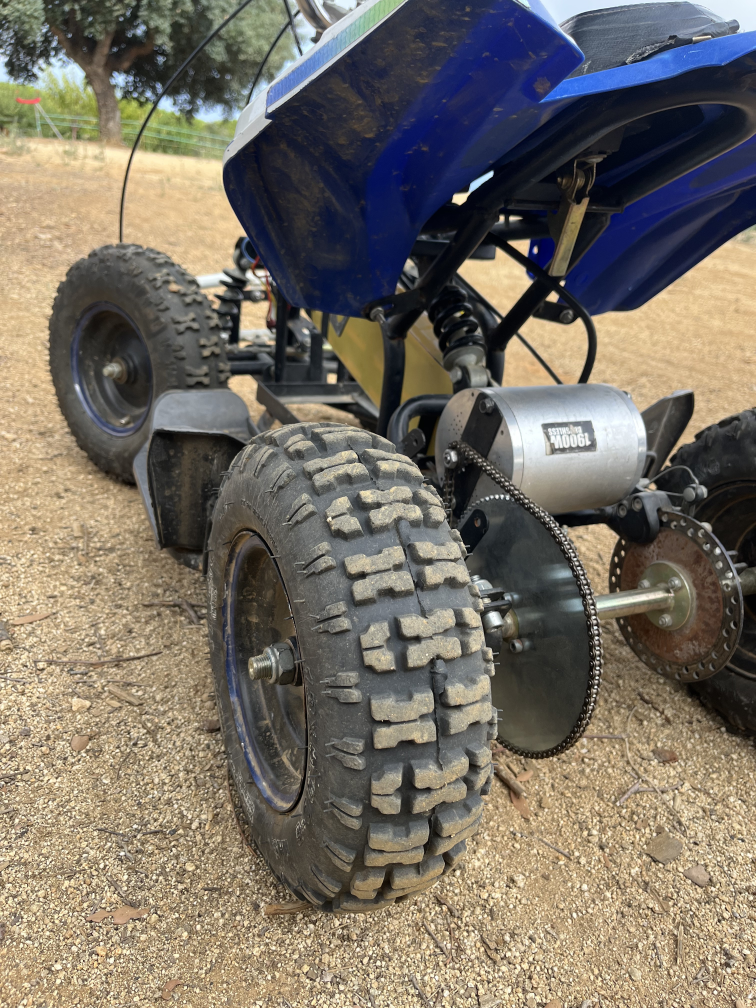
#> input picture 01_plan/presentations/assets/photos/IMG_7300.jpg, 3024 x 4032 px (shown at 1/4 size)
$ python _figures_c01.py
#> lines starting #> are read from the running program, lines starting #| are printed output that depends on the picture
### 01_plan/presentations/_brand.py
"""Brand system for OFF-ROAD EV PLATFORM decks.

Single source of truth for colours, fonts and slide geometry. Both the figure
generator (_figures.py) and the deck builder (C00_kickoff.py) import from here,
so a colour is never written twice.

Derived from the DYN-09 corporate template (photo strip / blue title band /
body / blue footer) with the palette re-anchored on the vehicle's own blue,
sampled from 09_assets/photos/IMG_7163.jpg.
"""

# --------------------------------------------------------------------------
# Palette
# --------------------------------------------------------------------------
BLUE = "1D4E9C"      # primary. Bands, headers, key figures.
BLUE_DK = "0F2E63"   # cover, section dividers, statement slide
BLUE_LT = "E8EFF9"   # tinted card fill
CYAN = "2E9BD6"      # accent, kept from DYN-09
INK = "14181F"       # body text on white
GREY = "6B7480"      # secondary text, captions
PANEL = "F2F5F9"     # card fill on white
LINE = "CBD5E1"      # hairlines, table borders
WHITE = "FFFFFF"

OK = "2E7D32"        # MEASURED / confirmed
WARN = "E29A2C"      # ESTIMATE / open
RISK = "C0392B"      # finding / risk

# Status tag -> colour, used for the MEASURED/ESTIMATE/CONFIG/ASSUMED chips
TAG = {
    "MEASURED": OK,
    "VESC EST.": WARN,
    "VESC ESTIMATE": WARN,
    "CONFIG": RISK,
    "ASSUMED": GREY,
    "MISSING": RISK,
    "OPEN": RISK,
}


def rgb(hexstr):
    """'1D4E9C' -> (29, 78, 156). For python-pptx RGBColor."""
    return tuple(int(hexstr[i:i + 2], 16) for i in (0, 2, 4))


def mpl(hexstr):
    """'1D4E9C' -> '#1D4E9C'. For matplotlib."""
    return "#" + hexstr


# --------------------------------------------------------------------------
# Typography
# --------------------------------------------------------------------------
FONT = "Arial"       # DYN-09 major font; ships with Office, safe metrics

SZ_TITLE = 26        # slide title, in the blue band
SZ_COVER = 40        # cover title
SZ_H2 = 15           # block header inside the body
SZ_BODY = 12         # body text
SZ_SMALL = 10        # captions, sources
SZ_TAG = 8           # status chips
SZ_STAT = 30         # big number callouts
SZ_FOOT = 8          # footer

# --------------------------------------------------------------------------
# Geometry, in inches. Slide is 10.0 x 5.625 (16:9), same as DYN-09.
# --------------------------------------------------------------------------
W = 10.0
H = 5.625

STRIP_H = 1.4625     # top photo band              0.000 -> 1.4625  (26 %)
BAND_Y = 1.4625      # blue title band
BAND_H = 0.4800      #                             1.4625 -> 1.9425
BODY_Y = 1.9425      # white body
FOOT_Y = 5.1400      # blue footer band
FOOT_H = H - FOOT_Y  # 0.485

BODY_H = FOOT_Y - BODY_Y          # 3.1975, layout "standard"
TALL_Y = BAND_H                   # layout "tall": band at the very top
TALL_BODY_Y = BAND_H + 0.10
TALL_BODY_H = FOOT_Y - TALL_BODY_Y

M = 0.62             # left/right margin, matches DYN-09 title indent
CW = W - 2 * M       # content width, 8.76

BADGE_W = 1.15       # chevron badge, top-left
BADGE_H = 1.30

### 01_plan/presentations/_figures_c01.py
"""Figures for the C01 review deck.

Every number is read from the CSVs written by
04_model/scripts/run_predictions_L1.m. Nothing model-derived is typed in.
Photo crops are new framings of Pol's photos, none of them reused from C00.

    ./.venv/Scripts/python.exe 01_plan/presentations/_figures_c01.py
"""
from __future__ import annotations

import csv
import os
import re
import sys

import matplotlib
matplotlib.use("Agg")
import matplotlib.pyplot as plt
import numpy as np
from matplotlib.patches import FancyArrowPatch, FancyBboxPatch
from PIL import Image

sys.path.insert(0, os.path.dirname(os.path.abspath(__file__)))
from _brand import (BLUE, BLUE_DK, BLUE_LT, CYAN, GREY, INK, LINE, OK, PANEL,
                    RISK, WARN, WHITE, FONT, mpl)

HERE = os.path.dirname(os.path.abspath(__file__))
ROOT = os.path.abspath(os.path.join(HERE, "..", ".."))
RES = os.path.join(ROOT, "04_model", "results")
OUT = os.path.join(HERE, "assets", "figures")
PHOTOS = os.path.join(HERE, "assets", "photos")
CROPS = os.path.join(HERE, "assets", "crops")
os.makedirs(OUT, exist_ok=True)
os.makedirs(CROPS, exist_ok=True)
DPI = 220

plt.rcParams.update({
    "font.family": "sans-serif",
    "font.sans-serif": [FONT, "DejaVu Sans"],
    "axes.edgecolor": mpl(LINE),
    "text.color": mpl(INK),
    "axes.labelcolor": mpl(INK),
    "xtick.color": mpl(GREY),
    "ytick.color": mpl(GREY),
    "axes.spines.top": False,
    "axes.spines.right": False,
})


def read(name):
    with open(os.path.join(RES, name), newline="") as f:
        rows = list(csv.DictReader(f))
    out = {}
    for k in rows[0]:
        if k == "param":
            out[k] = [r[k] for r in rows]
        else:
            out[k] = np.array([float(r[k]) if r[k] not in ("", "NaN") else np.nan
                               for r in rows])
    return out


# [4 lines left out: function save, not called in this run]


def title(ax, t):
    ax.set_title(t, fontsize=10.5, loc="left", color=mpl(BLUE), fontweight="bold")


# --------------------------------------------------------------------------
# Photo crops — new framings, none used in C00
# --------------------------------------------------------------------------
def crops():
    jobs = [
        ("IMG_7300.jpg", "c01_tyre.jpg", (806, 1680, 1994, 3629)),
        ("IMG_7239.jpg", "c01_drive.jpg", (540, 1480, 3024, 3400)),
        ("IMG_7300.jpg", "c01_cover.jpg", (0, 500, 3024, 4032)),
    ]
    for src, dst, box in jobs:
        im = Image.open(os.path.join(PHOTOS, src))
#> im is the input picture: PIL image 3024x4032 RGB; mean R, G, B 119.6, 112.2, 101.2
        im = im.crop(box)
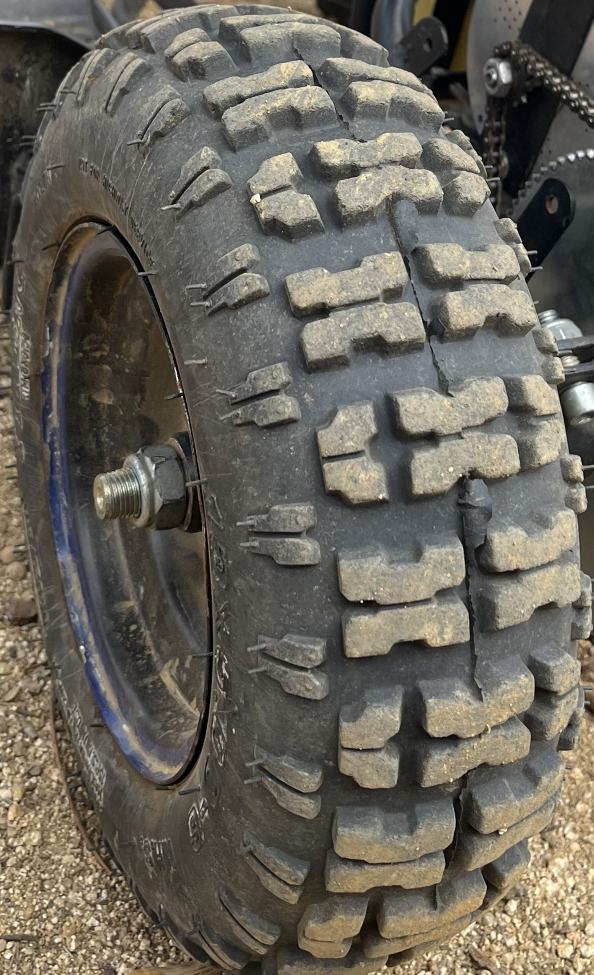
#> im: PIL image 1188x1949 RGB (shown at 1/2 size); mean R, G, B 105.6, 101.5, 92
        im.thumbnail((1600, 1600))
#> im: PIL image 975x1600 RGB
        im.save(os.path.join(CROPS, dst), quality=88)
        print("   ", dst, im.size)
#|     c01_tyre.jpg (975, 1600)
#> pass 2 of the loop in crops, `for src, dst, box in jobs:`:
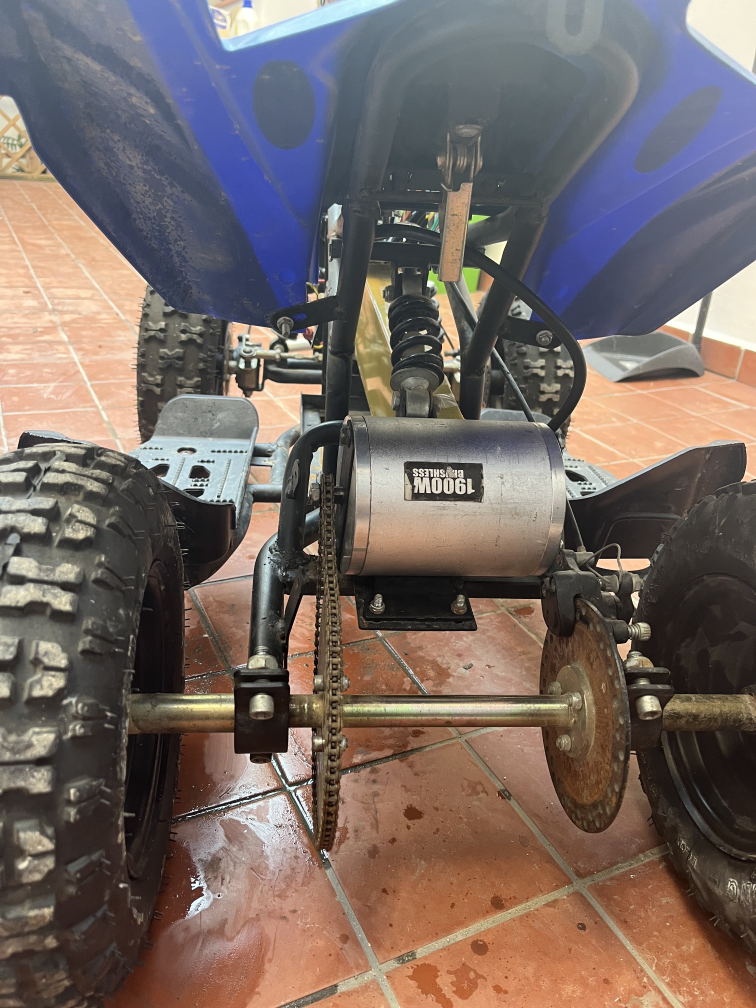
#> input picture 01_plan/presentations/assets/photos/IMG_7239.jpg, 3024 x 4032 px (shown at 1/4 size)
#> in crops, im is the input picture: PIL image 3024x4032 RGB; mean R, G, B 117.8, 104.6, 99.7
#> in crops, `im = im.crop(box)`:
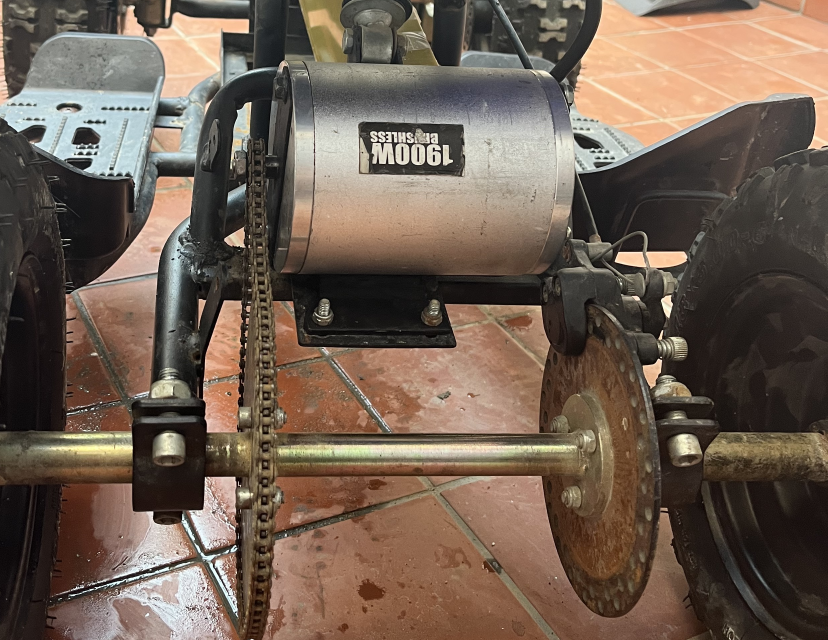
#> im: PIL image 2484x1920 RGB (shown at 1/3 size); mean R, G, B 111.5, 94.9, 82
#|     c01_drive.jpg (1600, 1237)


# --------------------------------------------------------------------------
# Where the limits are: wheel force vs speed, with the road load crossing it
# --------------------------------------------------------------------------
def envelope():
    e = read("C01_envelope.csv")
    v, F, iq, ib = e["v_kmh"], e["F_wheel"], e["iq"], e["I_bat"]
    # keep the samples in time order where speed makes progress: near the
    # no-load speed v creeps asymptotically and sorting would zig-zag the line
    vmax = np.maximum.accumulate(v)
    keep = (v > 0.3) & (F > 8) & np.r_[True, np.diff(vmax) > 1e-4]
    v, F, iq, ib = v[keep], F[keep], iq[keep], ib[keep]
    zone = np.where(iq >= 119.5, 0, np.where(ib >= 39.6, 1, 2))

    oat = read("C01_oat.csv")
    vtop = oat["vtop_lo"][oat["param"].index("NOMINAL")]
    vb = oat["vtop_lo"][oat["param"].index("V_BATLIM")]

    vr = np.linspace(0, 40, 200)
    road = np.interp(vr, e["v_kmh"][np.argsort(e["v_kmh"])],
                     e["F_road"][np.argsort(e["v_kmh"])])
    # the CSV road load only spans the traced speeds; extend with its own law
    c0 = e["F_road"][0]
    k2 = (e["F_road"][-1] - c0) / (e["v_kmh"][-1] / 3.6) ** 2
    road = c0 + k2 * (vr / 3.6) ** 2
    grip = e["F_grip"][0]

    fig, ax = plt.subplots(figsize=(6.0, 3.3), dpi=DPI)
    fig.subplots_adjust(left=0.12, right=0.97, bottom=0.15, top=0.95)
    cols = [mpl(BLUE), mpl(RISK), mpl(WARN)]
    for z in range(3):
        m = zone == z
        if m.any():
            ax.plot(v[m], F[m], color=cols[z], lw=2.6, solid_capstyle="butt")
    ax.fill_between(v, 0, F, color=mpl(BLUE_LT), lw=0, zorder=0)
    ax.plot(vr, road, color=mpl(INK), lw=1.4)
    ax.axhline(grip, color=mpl(GREY), lw=1.0, ls="--")
    ytop = np.interp(vtop, vr, road)
    ax.plot([vtop], [ytop], "o", color=mpl(INK), ms=5, zorder=5)

    ap = dict(arrowstyle="-", color=mpl(GREY), lw=0.8)
    ax.annotate("motor current · 120 A", xy=(4, F[v < 4][-1]), xytext=(1.0, 300),
                color=cols[0], fontsize=8.5, fontweight="bold", arrowprops=ap)
    ax.annotate(f"battery current · 40 A · from {vb:.0f} km/h",
                xy=(18, np.interp(18, v, F)), xytext=(17, 380),
                color=cols[1], fontsize=8.5, fontweight="bold", arrowprops=ap)
    ax.annotate("voltage ceiling", xy=(32.0, np.interp(32.0, v, F)),
                xytext=(35.0, 300), ha="center", color=cols[2], fontsize=8.5,
                fontweight="bold", arrowprops=ap)
    ax.annotate("road load: rolling + aero", xy=(22, np.interp(22, vr, road)),
                xytext=(8.5, 95), color=mpl(INK), fontsize=8.5, arrowprops=ap)
    ax.annotate(f"top speed {vtop:.1f} km/h", xy=(vtop, ytop),
                xytext=(21.0, 150), color=mpl(INK), fontsize=8.5,
                fontweight="bold", arrowprops=ap)
    mu = float(re.search(r"^veh\.mu\s*=\s*([\d.]+)", open(os.path.join(
        ROOT, "04_model", "params", "vehicle_params.m"), encoding="utf-8").read(),
        re.M).group(1))
    slip = F > grip
    ax.fill_between(v, grip, F, where=slip, color=mpl(RISK), alpha=0.25, lw=0)
    ax.text(39.5, grip + 10, f"grip on dirt, μ = {mu:.2f}  (ASSUMED)", ha="right",
            va="bottom", fontsize=8, color=mpl(GREY))
    ax.annotate("motor > grip: wheel spins", xy=(7.0, (grip + F[slip].max()) / 2),
                xytext=(11.5, 520), color=mpl(RISK), fontsize=8.5,
                fontweight="bold", arrowprops=ap)
    ax.set_xlim(0, 40); ax.set_ylim(0, 600)
    ax.set_xlabel("vehicle speed [km/h]"); ax.set_ylabel("force at the rear wheel [N]")
    ax.grid(True, color=mpl(LINE), lw=0.5)
    save(fig, "fig_c01_envelope.png")


# --------------------------------------------------------------------------
# The model as four blocks — what the Simulink file contains, readable
# --------------------------------------------------------------------------
# [94 lines left out: functions model_blocks, envelope_band, runs, not called in this run]


# --------------------------------------------------------------------------
# Sensitivity, one parameter at a time
# --------------------------------------------------------------------------
LABEL = {
    "r_roll": "rolling radius", "Crr": "rolling resistance Crr",
    "CdA": "drag area CdA", "eta_drive": "chain efficiency",
    "mu": "tyre grip μ", "x_cg": "rear weight share",
    "m_rot_wheels": "wheel inertia", "R_int": "pack resistance",
    "V_oc": "pack voltage *",
}


# [107 lines left out: functions tornado, coast_start, _param, currents, not called in this run]


if __name__ == "__main__":
    crops()
#> (the run stopped early here; a loop or call above may not have finished)
